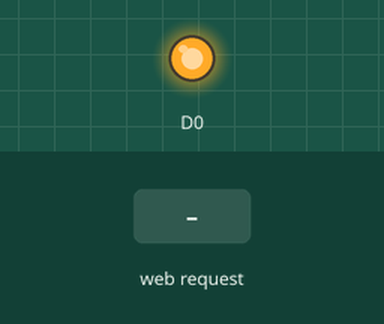
Bench run of a sketch on a simulated ESP8266 (NodeMCU). Parts: output pins drawn as LEDs (lit = HIGH). Inputs (shaded band) come from the test bench. WiFi joins after 1.5 s; servers stay silent unless stated; what the sketch prints to the serial monitor is not drawn.

Above: at 2.7 s.
2.8 s: HTTP request GET /ledon received
At 4.0 s:
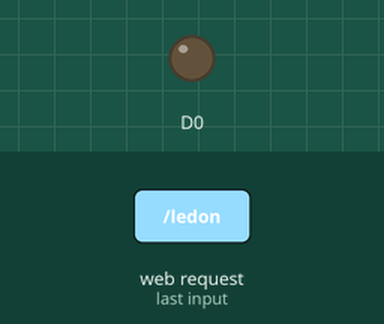
4.3 s: HTTP request GET /ledoff received
At 5.4 s:
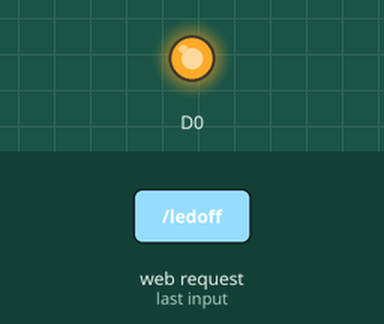
Timing chart, 0 to 7.3 s (numbered marks = the images above; inputs shaded):
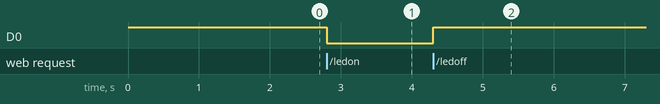

The sketch:

http_server.ino
```cpp
#include<ESP8266WiFi.h>
#include<WiFIClient.h>
#include<ESP8266WebServer.h>

const char *ssid = "SUNBEAM";
const char *password = "1234567890";

ESP8266WebServer server(80);

void welcome(){
  server.send(200, "text/html", "<html><body><h1>This is a welcome page</h1></body></html>");
}

void ledon(){
  digitalWrite(D0, LOW);
  server.send(200, "text/html", "<html><body><h1>led is turned ON</h1></body></html>");
}

void ledoff(){
  digitalWrite(D0, HIGH);
  server.send(200, "text/html", "<html><body><h1>led is turned OFF</h1></body></html>");
}

void setup() {
  // put your setup code here, to run once:
  Serial.begin(115200);

  pinMode(D0, OUTPUT);
  digitalWrite(D0, HIGH);

  WiFi.mode(WIFI_STA);
  WiFi.begin(ssid, password);
  Serial.println("connecting to WiFi");
  while(WiFi.status() != WL_CONNECTED){
    delay(500);
    Serial.print(".");
  }

  Serial.println("\nWiFi is connected");
  Serial.print("IP Address : ");
  Serial.println((WiFi.localIP()));

  server.on("/welcome", HTTP_GET, welcome);
  server.on("/ledon", HTTP_GET, ledon);
  server.on("/ledoff", HTTP_GET, ledoff);

  server.begin();

}

void loop() {
  // put your main code here, to run repeatedly:
  server.handleClient();
}
```

Measured:
- after the input at 2.8 s, D0: HIGH → LOW at once
- after the input at 4.3 s, D0: LOW → HIGH at once
